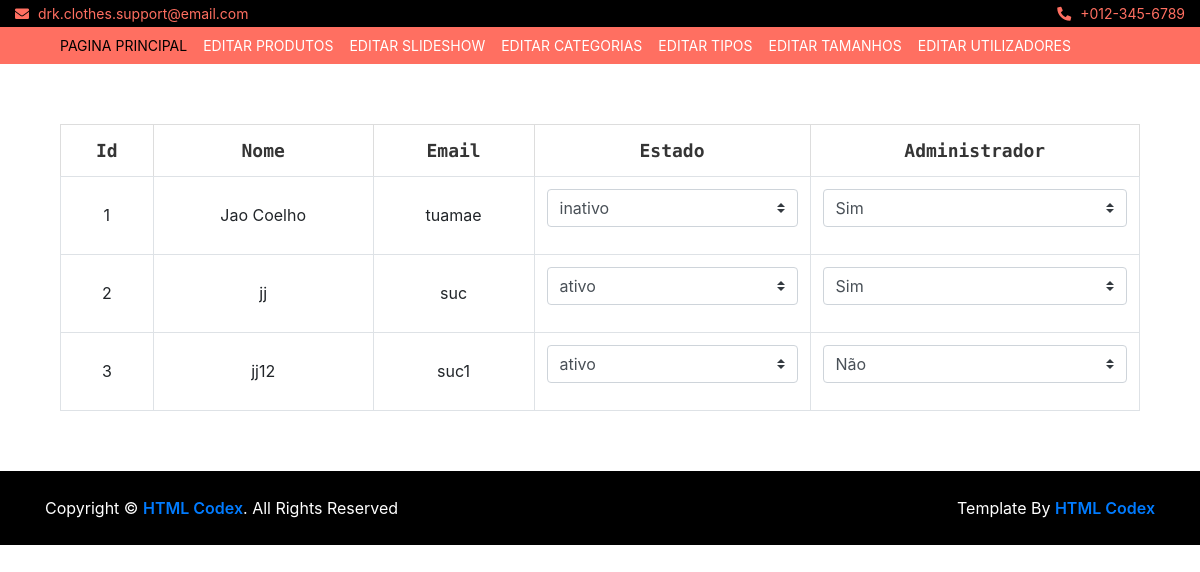
Page /admin/user-list.php on the earlier database version.
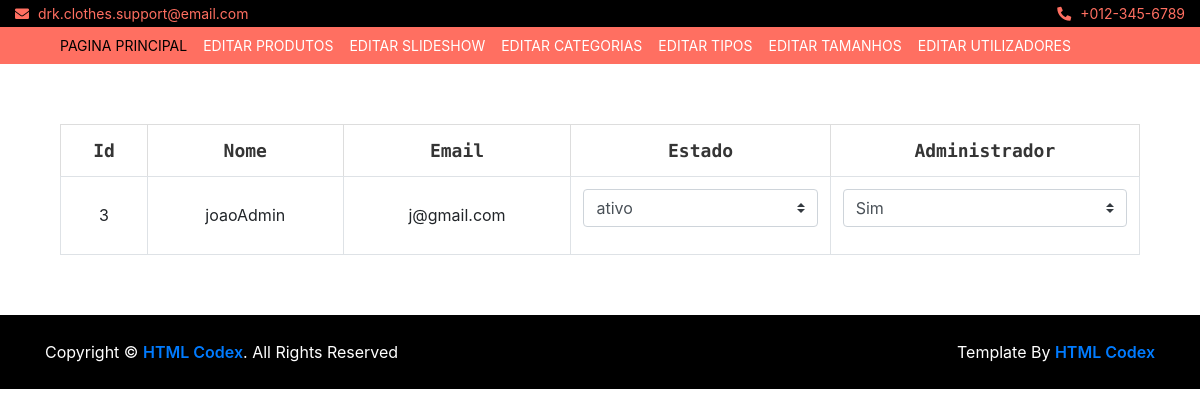
Same page on the later database version.
### tables this page shows
CREATE TABLE `utilizadores`  (
  `utilizadorId` int NOT NULL AUTO_INCREMENT,
  `utilizadorEmail` varchar(95) NOT NULL,
  `utilizadorPass` varchar(45) NOT NULL,
  `utilizadorPerfilId` int NOT NULL,
  PRIMARY KEY (`utilizadorId`, `utilizadorPerfilId`) USING BTREE,
  UNIQUE INDEX `utilizadorEmail_UNIQUE`(`utilizadorEmail`) USING BTREE,
  INDEX `fk_utilizadores_perfis1_idx`(`utilizadorPerfilId`) USING BTREE,
  CONSTRAINT `fk_utilizadores_perfis1` FOREIGN KEY (`utilizadorPerfilId`) REFERENCES `perfis` (`perfilId`) ON DELETE NO ACTION ON UPDATE NO ACTION
);

CREATE TABLE `perfis`  (
  `perfilId` int NOT NULL AUTO_INCREMENT,
  `perfilNome` varchar(20) NOT NULL,
  `perfilEstado` enum('ativo','inativo','pendente') NOT NULL,
  `perfilTele` varchar(15) NOT NULL,
  `perfilAdmin` enum('sim','nao') NOT NULL,
  PRIMARY KEY (`perfilId`) USING BTREE
);

### admin/user-list.php (the view, shortened to what this page needs)
<?php
include_once ("includes/body.inc.php");
?>
<head>
    <link rel="stylesheet" href="https://stackpath.bootstrapcdn.com/bootstrap/4.5.0/css/bootstrap.min.css">
</head>
<body>
<div class="wishlist-page">
    <div class="container-fluid">
        <div class="wishlist-page-inner">
            <div class="row">
                <div class="col-md-12">
                    <div class="table-responsive">
                        <div class="container">
                            <table class="table table-bordered">
                                <tr>
                                    <thead class="thead-dark">
                                        <th align='center'>Id</th>
                                        <th align='center'>Nome</th>
                                        <th align='center'>Email</th>
                                        <th align='center'>Estado</th>
                                        <th align='center'>Administrador</th>
                                    </thead>
                                </tr>
                                    <tr>
                                        <?php
                                        $sql="select * from utilizadores left join perfis on utilizadorPerfilId=perfilId";
                                        $result=mysqli_query($con,$sql);
                                            while($dados=mysqli_fetch_array($result)){
                                        ?>
                                                <form action="confirm-edit-user.php" method="post" enctype="multipart/form-data">
                                                    <?php
                                                    echo "<tr>";
                                                    echo "<td align='center' >".$dados['perfilId']."</td>";
                                                    echo "<td align='center'>".$dados['perfilNome']."</td>";
                                                    echo "<td align='center'>".$dados['utilizadorEmail']."</td>";
                                                    ?>
                                                    <td align="center">
                                                        <select onchange="this.form.submit()" type="submit" class="custom-select" id="perfilEstado" name="perfilEstado">
                                                            <?php
                                                            if ($dados['perfilEstado']=='ativo') {
                                                                echo "<option selected value='ativo'>ativo</option>";
                                                            }else if ($dados['perfilEstado']=='inativo'){
                                                                echo "<option selected value='inativo'>inativo</option>";
                                                            }else{
                                                                echo "<option value='ativo'>ativo</option>";
                                                                echo "<option value='inativo'>inativo</option>";
                                                                echo "<option selected value='pendente'>pendente</option>";
                                                            }
                                                            ?>
                                                        </select>
                                                    </td>
                                                    <td align="center">
                                                        <select onchange="this.form.submit()" type="submit" class="custom-select" id="perfilAdmin" name="perfilAdmin">
                                                            <?php
                                                            if ($dados['perfilAdmin']=='sim') {
                                                                echo "<option selected value='sim'>Sim</option>";
                                                            }else if ($dados['perfilAdmin']=='nao'){
                                                                echo "<option selected value='nao'>Não</option>";
                                                            }
                                                            ?>
                                                        </select>
                                                    </td>
                                                </form>
                                                <?php
                                            }
                                            ?>
                                    </tr>
                            </table>
                        </div>
                    </div>
                </div>
            </div>
        </div>
    </div>
</div>
</body>

Differences in the rows shown:
removed utilizadores: utilizadorPerfilId.perfilId "1", utilizadorPerfilId.perfilNome "Jao Coelho", utilizadorEmail "tuamae", perfilEstado "inativo", perfilAdmin "Sim"
removed utilizadores: utilizadorPerfilId.perfilId "2", utilizadorPerfilId.perfilNome "jj", utilizadorEmail "suc", perfilEstado "ativo", perfilAdmin "Sim"
removed utilizadores: utilizadorPerfilId.perfilId "3", utilizadorPerfilId.perfilNome "jj12", utilizadorEmail "suc1", perfilEstado "ativo", perfilAdmin "Não"
added utilizadores: utilizadorPerfilId.perfilId "3", utilizadorPerfilId.perfilNome "joaoAdmin", utilizadorEmail "j@gmail.com", perfilEstado "ativo", perfilAdmin "Sim"
